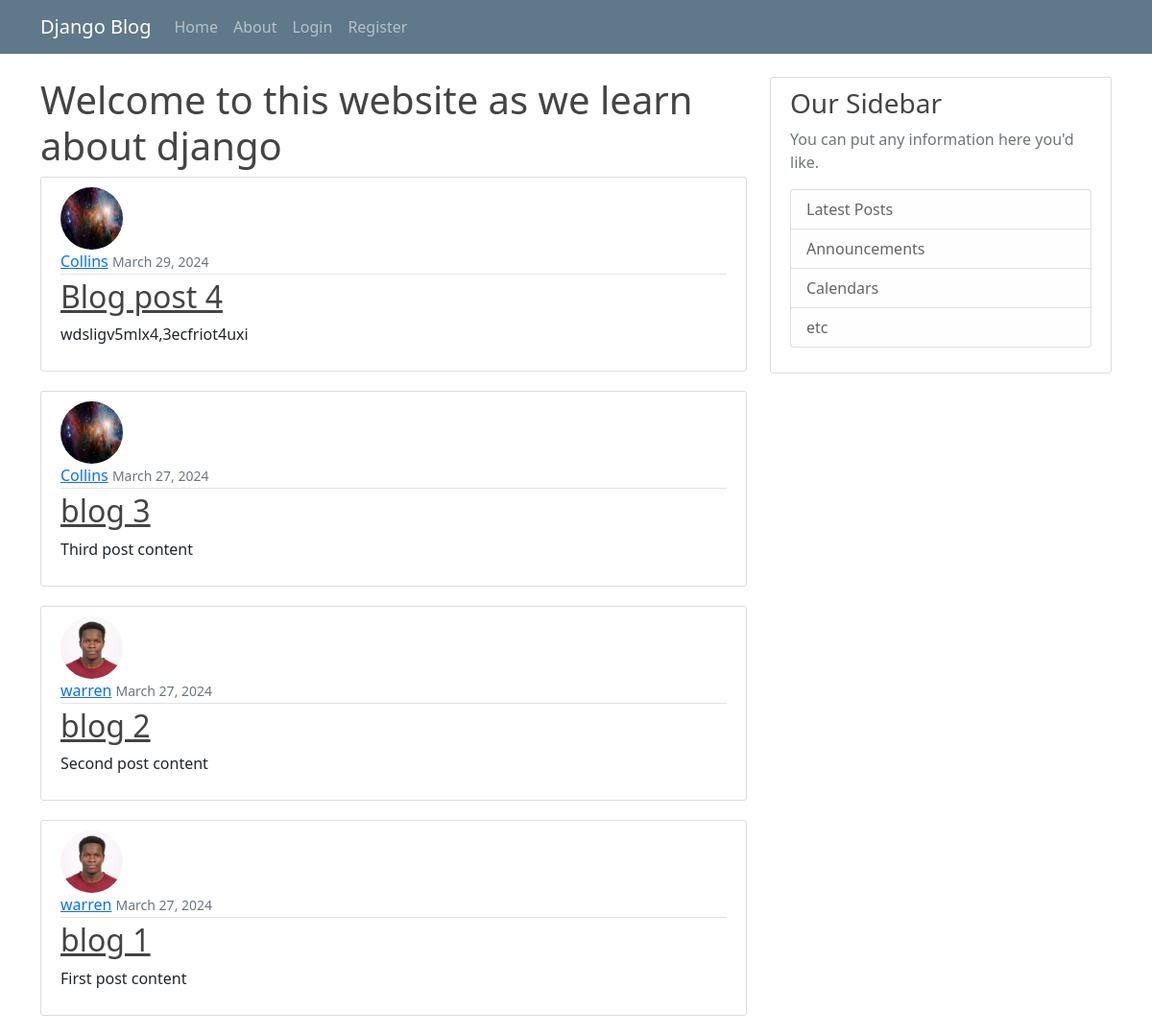
/, run on an earlier commit of the app's database.
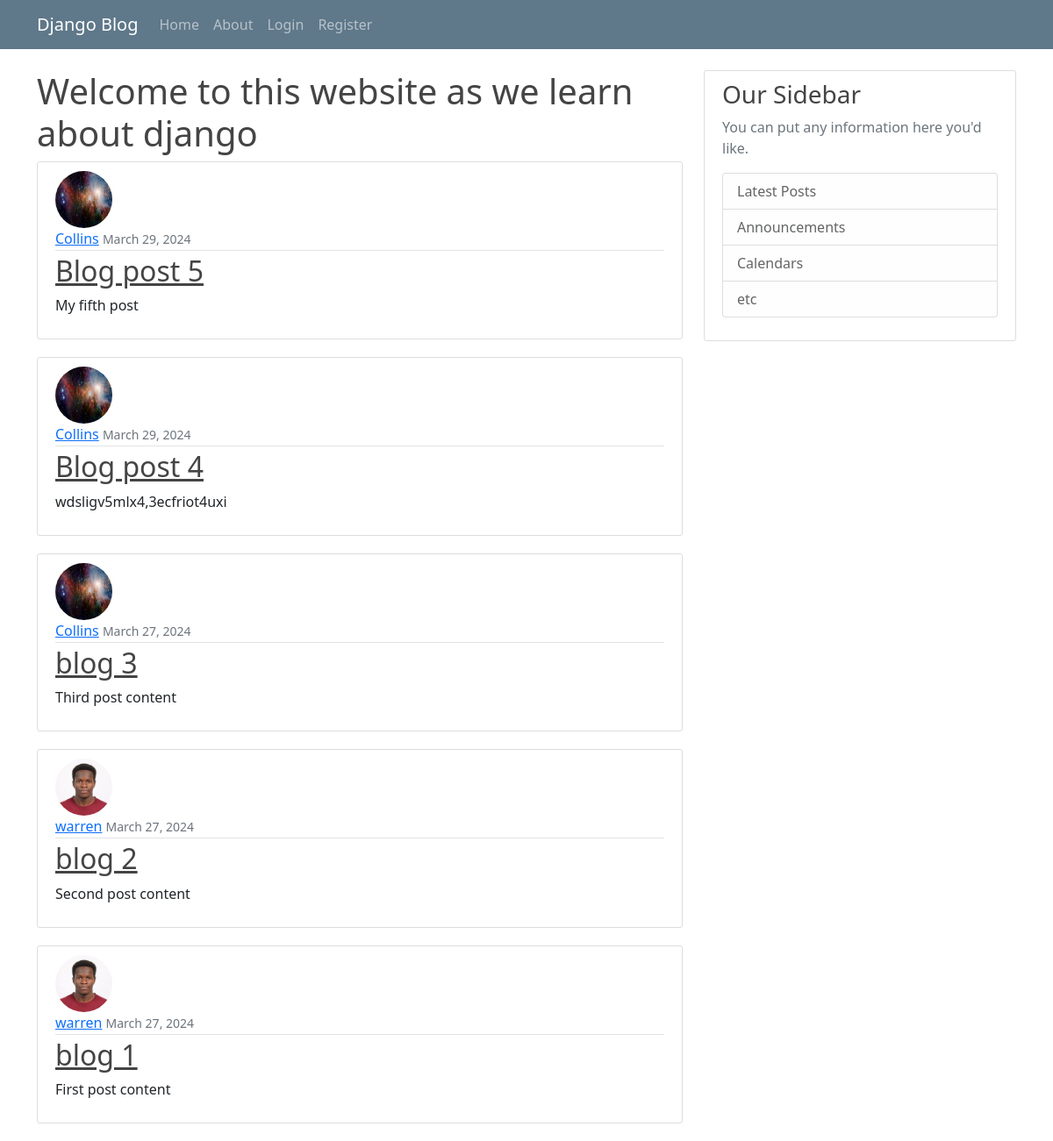
And on a later commit of the database.
### blog/models.py (models this page shows, shortened)
class Post(models.Model):
    title = models.CharField(max_length=100)
    content = models.TextField()
    date_posted = models.DateTimeField(default=timezone.now)
    author = models.ForeignKey(User, on_delete=models.CASCADE)

### users/models.py (models this page shows, shortened)
class Profile(models.Model):
    user = models.OneToOneField(User, on_delete=models.CASCADE)
    image = models.ImageField(default='default.jpg', upload_to='profile_pics')

### blog/views.py (the view)
# urls.py: path('', PostListView.as_view(), name="blog-home"),
class PostListView(ListView):
    model = Post
    template_name = 'blog/home.html'
    context_object_name = 'posts'
    ordering = ['-date_posted']

### blog/Templates/blog/home.html (shortened to what this page needs)
{% extends "blog/base.html" %}
{% block content %}
<h1>Welcome to this website as we learn about django</h1>
{% for post in posts %}
  <article class="media content-section">
    <img class="rounded-circle article-img" src="{{ post.author.profile.image.url}}" alt="">
    <div class="media-body">
      <div class="article-metadata">
        <a class="mr-2" href="#">{{ post.author }}</a>
          <small class="text-muted">{{ post.date_posted|date:"F d, Y" }}</small>
      </div>
      <h2><a class="article-title" href="{% url "post-detail" post.id %}">{{ post.title }}</a></h2>
      <p class="article-content">{{ post.content }}</p>
    </div>
  </article>
{% endfor %}
{% endblock content %}

### blog/Templates/blog/base.html (shortened to what this page needs)
{% load static %}
<!DOCTYPE html>
<html>
    <head>
        <link href="https://cdn.jsdelivr.net/npm/bootstrap@5.0.2/dist/css/bootstrap.min.css" rel="stylesheet">
        <link href="{% static 'blog/main.css' %}" rel="stylesheet">
        <link href="https://cdn.jsdelivr.net/npm/bootstrap@5.0.2/dist/css/bootstrap.min.css" rel="stylesheet">
    </head>
    <body>
        <header class="site-header">
            <nav class="navbar navbar-expand-md navbar-dark bg-steel fixed-top">
              <div class="container">
                <a class="navbar-brand mr-4" href="{% url "blog-home" %}">Django Blog</a>
                <div class="collapse navbar-collapse" id="navbarToggle">
                  <div class="navbar-nav mr-auto">
                    <a class="nav-item nav-link" href="{% url "blog-home" %}">Home</a>
                    <a class="nav-item nav-link" href="{% url "blog-about" %}">About</a>
                  </div>
                  <div class="navbar-nav">
                    {% if user.is_authenticated %}
                    <a class="nav-item nav-link" href="{% url "profile" %}">Profile</a>
                    <a class="nav-item nav-link" href="{% url "logout" %}">Logout</a>
                    {% else %}
                    <a class="nav-item nav-link" href="{% url "login" %}">Login</a>
                    <a class="nav-item nav-link" href="{% url "register" %}">Register</a>
                    {% endif %}
                  </div>
                </div>
              </div>
            </nav>
          </header>
          <main role="main" class="container">
            <div class="row">
              <div class="col-md-8">
                {% block content %}{% endblock %}
              </div>
              <div class="col-md-4">
                <div class="content-section">
                  <h3>Our Sidebar</h3>
                  <p class='text-muted'>You can put any information here you'd like.
                    <ul class="list-group">
                      <li class="list-group-item list-group-item-light">Latest Posts</li>
                      <li class="list-group-item list-group-item-light">Announcements</li>
                      <li class="list-group-item list-group-item-light">Calendars</li>
                      <li class="list-group-item list-group-item-light">etc</li>
                    </ul>
                  </p>
                </div>
              </div>
            </div>
          </main>
    </body>
</html>

### blog/static/blog/main.css (style rules this page uses)
body { background: #fafafa; color: #333333; margin-top: 5rem; }
main { margin-top: 5rem; }
h1, h2, h3, h4, h5, h6 { color: #444444; }
ul { margin: 0; }
.bg-steel { background-color: #5f788a; }
.site-header .navbar-nav .nav-link { color: #cbd5db; }
.content-section { background: #ffffff; padding: 10px 20px; border: 1px solid #dddddd; border-radius: 3px; margin-bottom: 20px; }
.article-title { color: #444444; }
.article-content { white-space: pre-line; }
.article-img { height: 65px; width: 65px; margin-right: 16px; }
.article-metadata { padding-bottom: 1px; margin-bottom: 4px; border-bottom: 1px solid #e3e3e3 }

What changed in the data, as far as the page shows it:
added Post: author.profile.image (picture), author "Collins", date_posted "March 29, 2024", title "Blog post 5", content "My fifth post"
